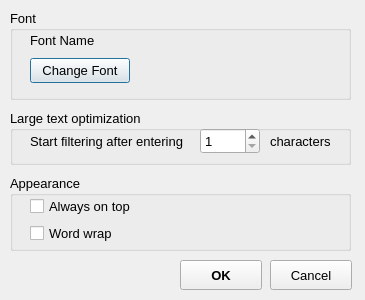
<?xml version="1.0" encoding="UTF-8"?>
<ui version="4.0">
 <class>SettingsWindow</class>
 <widget class="QDialog" name="SettingsWindow">
  <property name="windowModality">
   <enum>Qt::ApplicationModal</enum>
  </property>
  <property name="geometry">
   <rect>
    <x>0</x>
    <y>0</y>
    <width>365</width>
    <height>300</height>
   </rect>
  </property>
  <property name="minimumSize">
   <size>
    <width>365</width>
    <height>300</height>
   </size>
  </property>
  <property name="maximumSize">
   <size>
    <width>365</width>
    <height>300</height>
   </size>
  </property>
  <property name="windowTitle">
   <string>Dialog</string>
  </property>
  <widget class="QGroupBox" name="groupBox">
   <property name="geometry">
    <rect>
     <x>10</x>
     <y>10</y>
     <width>341</width>
     <height>90</height>
    </rect>
   </property>
   <property name="font">
    <font>
     <pointsize>10</pointsize>
    </font>
   </property>
   <property name="title">
    <string>Font</string>
   </property>
   <widget class="QPushButton" name="pushButtonChangeFont">
    <property name="geometry">
     <rect>
      <x>20</x>
      <y>48</y>
      <width>100</width>
      <height>25</height>
     </rect>
    </property>
    <property name="minimumSize">
     <size>
      <width>100</width>
      <height>0</height>
     </size>
    </property>
    <property name="maximumSize">
     <size>
      <width>100</width>
      <height>16777215</height>
     </size>
    </property>
    <property name="text">
     <string>Change Font</string>
    </property>
   </widget>
   <widget class="QLabel" name="labelFontName">
    <property name="geometry">
     <rect>
      <x>20</x>
      <y>15</y>
      <width>301</width>
      <height>30</height>
     </rect>
    </property>
    <property name="text">
     <string>Font Name</string>
    </property>
   </widget>
  </widget>
  <widget class="QGroupBox" name="groupBox_2">
   <property name="geometry">
    <rect>
     <x>10</x>
     <y>110</y>
     <width>341</width>
     <height>55</height>
    </rect>
   </property>
   <property name="font">
    <font>
     <pointsize>10</pointsize>
    </font>
   </property>
   <property name="title">
    <string>Large text optimization</string>
   </property>
   <widget class="QLabel" name="label_2">
    <property name="geometry">
     <rect>
      <x>20</x>
      <y>23</y>
      <width>161</width>
      <height>16</height>
     </rect>
    </property>
    <property name="text">
     <string>Start filtering after entering </string>
    </property>
   </widget>
   <widget class="QLabel" name="label_3">
    <property name="geometry">
     <rect>
      <x>260</x>
      <y>23</y>
      <width>61</width>
      <height>16</height>
     </rect>
    </property>
    <property name="text">
     <string>characters</string>
    </property>
   </widget>
   <widget class="QSpinBox" name="spinBoxStartFilter">
    <property name="geometry">
     <rect>
      <x>190</x>
      <y>18</y>
      <width>60</width>
      <height>26</height>
     </rect>
    </property>
    <property name="minimumSize">
     <size>
      <width>60</width>
      <height>0</height>
     </size>
    </property>
    <property name="maximumSize">
     <size>
      <width>60</width>
      <height>16777215</height>
     </size>
    </property>
    <property name="minimum">
     <number>1</number>
    </property>
    <property name="maximum">
     <number>30</number>
    </property>
   </widget>
  </widget>
  <widget class="QGroupBox" name="groupBox_3">
   <property name="geometry">
    <rect>
     <x>10</x>
     <y>175</y>
     <width>341</width>
     <height>76</height>
    </rect>
   </property>
   <property name="font">
    <font>
     <pointsize>10</pointsize>
    </font>
   </property>
   <property name="title">
    <string>Appearance</string>
   </property>
   <widget class="QCheckBox" name="checkBoxAlwaysOnTop">
    <property name="geometry">
     <rect>
      <x>20</x>
      <y>23</y>
      <width>121</width>
      <height>16</height>
     </rect>
    </property>
    <property name="text">
     <string>Always on top</string>
    </property>
   </widget>
   <widget class="QCheckBox" name="checkBoxWordWrap">
    <property name="geometry">
     <rect>
      <x>20</x>
      <y>50</y>
      <width>121</width>
      <height>16</height>
     </rect>
    </property>
    <property name="text">
     <string>Word wrap</string>
    </property>
   </widget>
  </widget>
  <widget class="QPushButton" name="pushButtonCancel">
   <property name="geometry">
    <rect>
     <x>270</x>
     <y>260</y>
     <width>82</width>
     <height>30</height>
    </rect>
   </property>
   <property name="font">
    <font>
     <pointsize>10</pointsize>
    </font>
   </property>
   <property name="text">
    <string>Cancel</string>
   </property>
  </widget>
  <widget class="QPushButton" name="pushButtonOk">
   <property name="geometry">
    <rect>
     <x>180</x>
     <y>260</y>
     <width>82</width>
     <height>30</height>
    </rect>
   </property>
   <property name="font">
    <font>
     <pointsize>10</pointsize>
     <weight>75</weight>
     <bold>true</bold>
    </font>
   </property>
   <property name="text">
    <string>OK</string>
   </property>
  </widget>
 </widget>
 <resources/>
 <connections/>
</ui>
